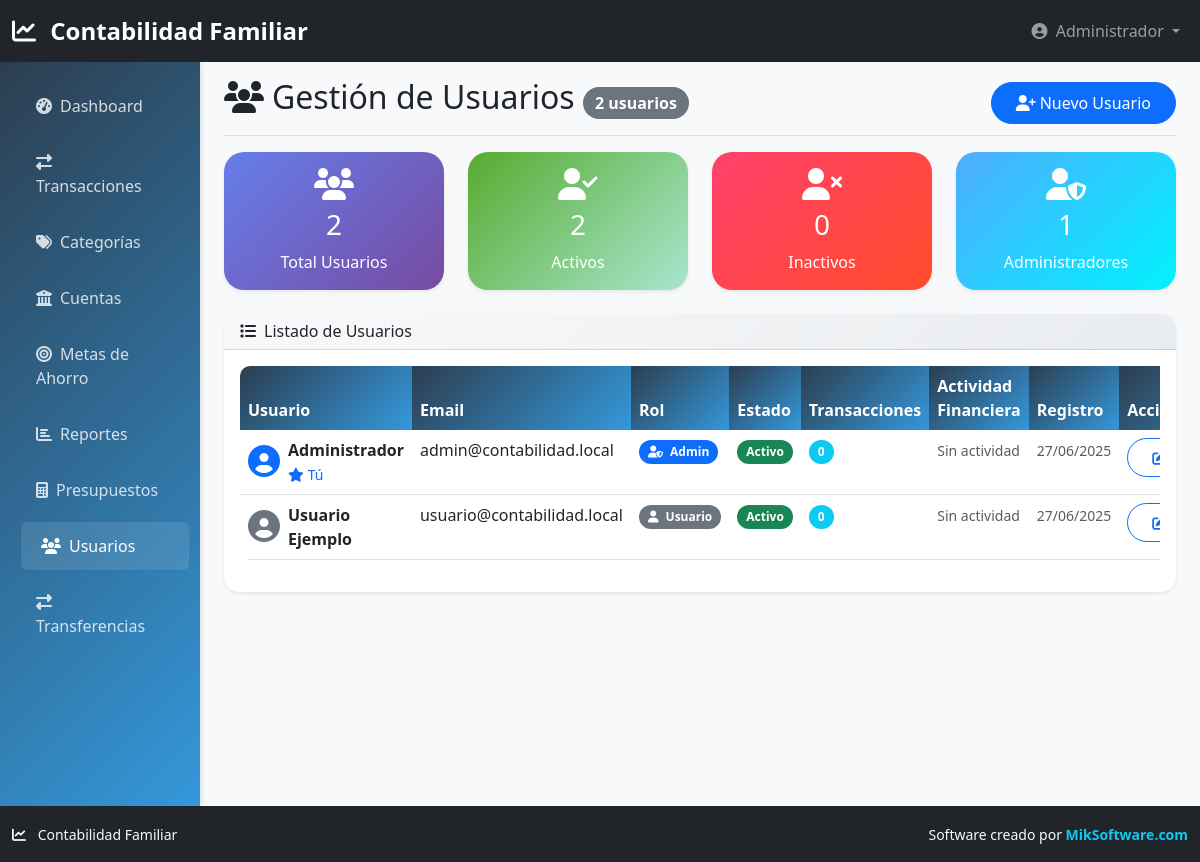
/usuarios.php (signed in), run on the app's committed database.
### tables this page shows
CREATE TABLE usuarios (
    id INT AUTO_INCREMENT PRIMARY KEY,
    nombre VARCHAR(100) NOT NULL,
    email VARCHAR(150) UNIQUE NOT NULL,
    password VARCHAR(255) NOT NULL,
    role ENUM('admin', 'usuario') DEFAULT 'usuario',
    activo BOOLEAN DEFAULT TRUE,
    created_at TIMESTAMP DEFAULT CURRENT_TIMESTAMP,
    updated_at TIMESTAMP DEFAULT CURRENT_TIMESTAMP ON UPDATE CURRENT_TIMESTAMP
);

### config/database.php (called while the page is built, shortened)
<?php
class Database {
    private $connection;
    public function __construct() {
        try {
            $dsn = "mysql:host=" . DB_HOST . ";dbname=" . DB_NAME . ";charset=" . DB_CHARSET;
            $this->connection = new PDO($dsn, DB_USER, DB_PASS, [
                PDO::ATTR_ERRMODE => PDO::ERRMODE_EXCEPTION,
                PDO::ATTR_DEFAULT_FETCH_MODE => PDO::FETCH_ASSOC,
                PDO::ATTR_EMULATE_PREPARES => false,
            ]);
            $this->connection->exec("SET NAMES 'utf8mb4' COLLATE 'utf8mb4_unicode_ci'");
            $this->connection->exec("SET collation_connection = 'utf8mb4_unicode_ci'");
        } catch (PDOException $e) {
            die("Error de conexión: " . $e->getMessage());
        }
    }
    public function query($sql, $params = []) {
        $stmt = $this->connection->prepare($sql);
        $stmt->execute($params);
        return $stmt;
    }
    public function fetchAll($sql, $params = []) {
        $stmt = $this->query($sql, $params);
        return $stmt->fetchAll();
    }
}
$db = new Database();
?>

### usuarios.php (the view, shortened to what this page needs)
<?php
require_once 'config/database.php';
$usuarios = $db->fetchAll(
    "SELECT u.*,
     (SELECT COUNT(*) FROM transacciones WHERE usuario_id = u.id) as total_transacciones,
     (SELECT SUM(cantidad) FROM transacciones WHERE usuario_id = u.id AND tipo = 'ingreso') as total_ingresos,
     (SELECT SUM(cantidad) FROM transacciones WHERE usuario_id = u.id AND tipo = 'gasto') as total_gastos
     FROM usuarios u
     ORDER BY u.activo DESC, u.created_at DESC"
);
include 'includes/header.php';
?>
<div class="container-fluid">
    <div class="row">
        <nav class="col-md-3 col-lg-2 d-md-block sidebar collapse">
            <div class="position-sticky pt-3">
                <ul class="nav flex-column">
                    <li class="nav-item">
                        <a class="nav-link" href="dashboard.php">
                            <i class="fas fa-tachometer-alt me-2"></i>Dashboard
                        </a>
                    </li>
                    <li class="nav-item">
                        <a class="nav-link" href="transacciones.php">
                            <i class="fas fa-exchange-alt me-2"></i>Transacciones
                        </a>
                    </li>
                    <li class="nav-item">
                        <a class="nav-link" href="categorias.php">
                            <i class="fas fa-tags me-2"></i>Categorías
                        </a>
                    </li>
                    <li class="nav-item">
                        <a class="nav-link" href="cuentas.php">
                            <i class="fas fa-university me-2"></i>Cuentas
                        </a>
                    </li>
                    <li class="nav-item">
                        <a class="nav-link" href="metas.php">
                            <i class="fas fa-bullseye me-2"></i>Metas de Ahorro
                        </a>
                    </li>
                    <li class="nav-item">
                        <a class="nav-link" href="reportes.php">
                            <i class="fas fa-chart-bar me-2"></i>Reportes
                        </a>
                    </li>
                    <li class="nav-item">
                        <a class="nav-link" href="presupuestos.php">
                            <i class="fas fa-calculator me-2"></i>Presupuestos
                        </a>
                    </li>
                    <li class="nav-item">
                        <a class="nav-link active" href="usuarios.php">
                            <i class="fas fa-users me-2"></i>Usuarios
                        </a>
                    </li>
                    <li class="nav-item">
                        <a class="nav-link" href="transferencias.php">
                            <i class="fas fa-exchange-alt me-2"></i>Transferencias
                        </a>
                    </li>
                </ul>
            </div>
        </nav>
        <main class="col-md-9 ms-sm-auto col-lg-10 px-md-4">
            <div class="d-flex justify-content-between flex-wrap flex-md-nowrap align-items-center pt-3 pb-2 mb-3 border-bottom">
                <h1 class="h2">
                    <i class="fas fa-users me-2"></i>Gestión de Usuarios
                    <span class="badge bg-secondary fs-6"><?php echo count($usuarios); ?> usuarios</span>
                </h1>
                <div class="btn-toolbar mb-2 mb-md-0">
                    <button type="button" class="btn btn-primary" data-bs-toggle="modal" data-bs-target="#nuevoUsuarioModal">
                        <i class="fas fa-user-plus me-1"></i>Nuevo Usuario
                    </button>
                </div>
            </div>
            <div class="row mb-4">
                <?php
                $totalUsuarios = count($usuarios);
                $usuariosActivos = count(array_filter($usuarios, fn($u) => $u['activo']));
                $administradores = count(array_filter($usuarios, fn($u) => $u['role'] === 'admin'));
                ?>
                <div class="col-md-3">
                    <div class="card stats-card">
                        <div class="card-body text-center">
                            <i class="fas fa-users fa-2x mb-2"></i>
                            <h3><?php echo $totalUsuarios; ?></h3>
                            <p class="mb-0">Total Usuarios</p>
                        </div>
                    </div>
                </div>
                <div class="col-md-3">
                    <div class="card stats-card income">
                        <div class="card-body text-center">
                            <i class="fas fa-user-check fa-2x mb-2"></i>
                            <h3><?php echo $usuariosActivos; ?></h3>
                            <p class="mb-0">Activos</p>
                        </div>
                    </div>
                </div>
                <div class="col-md-3">
                    <div class="card stats-card expense">
                        <div class="card-body text-center">
                            <i class="fas fa-user-times fa-2x mb-2"></i>
                            <h3><?php echo $totalUsuarios - $usuariosActivos; ?></h3>
                            <p class="mb-0">Inactivos</p>
                        </div>
                    </div>
                </div>
                <div class="col-md-3">
                    <div class="card stats-card savings">
                        <div class="card-body text-center">
                            <i class="fas fa-user-shield fa-2x mb-2"></i>
                            <h3><?php echo $administradores; ?></h3>
                            <p class="mb-0">Administradores</p>
                        </div>
                    </div>
                </div>
            </div>
            <div class="card">
                <div class="card-header">
                    <h6 class="mb-0">
                        <i class="fas fa-list me-2"></i>Listado de Usuarios
                    </h6>
                </div>
                <div class="card-body">
                    <div class="table-responsive">
                        <table class="table table-hover">
                            <thead>
                                <tr>
                                    <th>Usuario</th>
                                    <th>Email</th>
                                    <th>Rol</th>
                                    <th>Estado</th>
                                    <th>Transacciones</th>
                                    <th>Actividad Financiera</th>
                                    <th>Registro</th>
                                    <th>Acciones</th>
                                </tr>
                            </thead>
                            <tbody>
                                <?php foreach ($usuarios as $usuario): ?>
                                    <tr class="<?php echo !$usuario['activo'] ? 'table-secondary' : ''; ?>">
                                        <td>
                                            <div class="d-flex align-items-center">
                                                <div class="avatar me-2">
                                                    <i class="fas fa-user-circle fa-2x text-<?php echo $usuario['role'] === 'admin' ? 'primary' : 'secondary'; ?>"></i>
                                                </div>
                                                <div>
                                                    <div class="fw-bold"><?php echo htmlspecialchars($usuario['nombre']); ?></div>
                                                    <?php if ($usuario['id'] == $_SESSION['user_id']): ?>
                                                        <small class="text-primary"><i class="fas fa-star me-1"></i>Tú</small>
                                                    <?php endif; ?>
                                                </div>
                                            </div>
                                        </td>
                                        <td><?php echo htmlspecialchars($usuario['email']); ?></td>
                                        <td>
                                            <span class="badge bg-<?php echo $usuario['role'] === 'admin' ? 'primary' : 'secondary'; ?>">
                                                <i class="fas fa-<?php echo $usuario['role'] === 'admin' ? 'user-shield' : 'user'; ?> me-1"></i>
                                                <?php echo ucfirst($usuario['role']); ?>
                                            </span>
                                        </td>
                                        <td>
                                            <?php if ($usuario['activo']): ?>
                                                <span class="badge bg-success">Activo</span>
                                            <?php else: ?>
                                                <span class="badge bg-danger">Inactivo</span>
                                            <?php endif; ?>
                                        </td>
                                        <td>
                                            <span class="badge bg-info"><?php echo $usuario['total_transacciones'] ?? 0; ?></span>
                                        </td>
                                        <td>
                                            <?php if ($usuario['total_transacciones'] > 0): ?>
                                                <small class="text-success">
                                                    <i class="fas fa-arrow-up me-1"></i>
                                                    $<?php echo number_format($usuario['total_ingresos'] ?? 0, 0); ?>
                                                </small>
                                                <br>
                                                <small class="text-danger">
                                                    <i class="fas fa-arrow-down me-1"></i>
                                                    $<?php echo number_format($usuario['total_gastos'] ?? 0, 0); ?>
                                                </small>
                                            <?php else: ?>
                                                <small class="text-muted">Sin actividad</small>
                                            <?php endif; ?>
                                        </td>
                                        <td>
                                            <small class="text-muted">
                                                <?php echo date('d/m/Y', strtotime($usuario['created_at'])); ?>
                                            </small>
                                        </td>
                                        <td>
                                            <div class="btn-group btn-group-sm">
                                                <button class="btn btn-outline-primary" onclick="editarUsuario(<?php echo htmlspecialchars(json_encode($usuario)); ?>)" title="Editar">
                                                    <i class="fas fa-edit"></i>
                                                </button>
                                            </div>
                                        </td>
                                    </tr>
                                <?php endforeach; ?>
                            </tbody>
                        </table>
                    </div>
                </div>
            </div>
        </main>
    </div>
</div>
<?php include 'includes/footer.php'; ?>

### includes/header.php (style rules this page uses)
:root { --primary-color: #2c3e50; --secondary-color: #3498db; --success-color: #27ae60; --danger-color: #e74c3c; --warning-color: #f39c12; --info-color: #17a2b8; --light-color: #ecf0f1; --dark-color: #2c3e50; }
body { background-color: #f8f9fa; font-family: 'Segoe UI', Tahoma, Geneva, Verdana, sans-serif; }
.sidebar { min-height: calc(100vh - 56px); background: linear-gradient(135deg, var(--primary-color), var(--secondary-color)); box-shadow: 2px 0 5px rgba(0,0,0,0.1); }
.sidebar .nav-link { color: rgba(255,255,255,0.8); padding: 0.75rem 1.25rem; border-radius: 0.375rem; margin: 0.25rem; transition: all 0.3s ease; }
.sidebar .nav-link:hover, .sidebar .nav-link.active { color: white; background-color: rgba(255,255,255,0.1); transform: translateX(5px); }
.card { border: none; border-radius: 15px; box-shadow: 0 0.125rem 0.25rem rgba(0,0,0,0.075); transition: transform 0.2s, box-shadow 0.2s; }
.card-header { background: linear-gradient(135deg, #f8f9fa, #e9ecef); border-bottom: 1px solid rgba(0,0,0,0.125); border-radius: 15px 15px 0 0 !important; }
.btn { border-radius: 25px; padding: 0.5rem 1.5rem; font-weight: 500; transition: all 0.3s ease; }
.stats-card { background: linear-gradient(135deg, #667eea 0%, #764ba2 100%); color: white; border-radius: 20px; }
.stats-card.income { background: linear-gradient(135deg, #56ab2f 0%, #a8e6cf 100%); }
.stats-card.expense { background: linear-gradient(135deg, #ff416c 0%, #ff4b2b 100%); }
.stats-card.savings { background: linear-gradient(135deg, #4facfe 0%, #00f2fe 100%); }
.table { border-radius: 10px; overflow: hidden; }
.table thead th { background: linear-gradient(135deg, var(--primary-color), var(--secondary-color)); color: white; border: none; font-weight: 600; }
.badge { font-size: 0.75em; padding: 0.5em 0.75em; border-radius: 50px; }
body { display: flex; flex-direction: column; min-height: 100vh; }
main { flex: 1; }
.container-fluid { padding-bottom: 0; }

### data on the page
usuarios: nombre "Administrador", shows "Tú", email "admin@contabilidad.local", role "Admin", activo "Activo", total_transacciones "0", created_at "27/06/2025"
usuarios: nombre "Usuario Ejemplo", email "usuario@contabilidad.local", role "Usuario", activo "Activo", total_transacciones "0", created_at "27/06/2025"

### other printed values
$_SESSION['user_name'] "Administrador"
count($usuarios) "2"
$totalUsuarios "2"
$usuariosActivos "2"
$totalUsuarios - $usuariosActivos "0"
$administradores "1"
